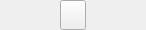
<?xml version="1.0" encoding="UTF-8"?>
<ui version="4.0">
 <class>Form</class>
 <widget class="QWidget" name="Form">
  <property name="geometry">
   <rect>
    <x>0</x>
    <y>0</y>
    <width>146</width>
    <height>30</height>
   </rect>
  </property>
  <property name="sizePolicy">
   <sizepolicy hsizetype="Fixed" vsizetype="Fixed">
    <horstretch>0</horstretch>
    <verstretch>0</verstretch>
   </sizepolicy>
  </property>
  <property name="minimumSize">
   <size>
    <width>146</width>
    <height>0</height>
   </size>
  </property>
  <property name="maximumSize">
   <size>
    <width>146</width>
    <height>16777215</height>
   </size>
  </property>
  <property name="windowTitle">
   <string>Form</string>
  </property>
  <layout class="QHBoxLayout" name="horizontalLayout_2">
   <property name="spacing">
    <number>0</number>
   </property>
   <property name="margin">
    <number>0</number>
   </property>
   <item>
    <layout class="QVBoxLayout" name="verticalLayout">
     <property name="spacing">
      <number>0</number>
     </property>
    </layout>
   </item>
   <item>
    <widget class="QPushButton" name="pushButton">
     <property name="maximumSize">
      <size>
       <width>26</width>
       <height>30</height>
      </size>
     </property>
     <property name="toolTip">
      <string>Switch input mode : scalar / interval</string>
     </property>
     <property name="text">
      <string/>
     </property>
     <property name="icon">
      <iconset>
       <activeoff>../../../images/icon_range_off.png</activeoff>
       <activeon>../../../images/icon_range_on.png</activeon>
      </iconset>
     </property>
     <property name="checkable">
      <bool>true</bool>
     </property>
     <property name="checked">
      <bool>false</bool>
     </property>
     <property name="autoExclusive">
      <bool>false</bool>
     </property>
    </widget>
   </item>
  </layout>
 </widget>
 <resources/>
 <connections/>
</ui>
